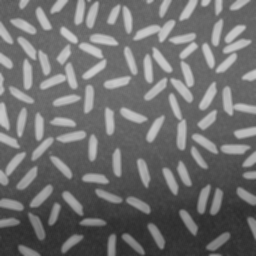
#> input picture Assignment1/rice.png, 256 x 256 px
$ python EdgeDetection.py   (older library calls are emulated)
#> lines starting #> are read from the running program, lines starting #| are printed output that depends on the picture
### Assignment1/Codes/Sharpening.py
import cv2
import matplotlib.pyplot as plt
import numpy as np
# Sharpen the rice.png:

img_path = "../rice.png"
img = cv2.imread(img_path)
#> img is the input picture: shape (256, 256, 3); min 44, max 204, mean 111.2

# Convert image to grayscale
img_gray = cv2.cvtColor(img, cv2.COLOR_BGR2GRAY)
height, width = img_gray.shape
#> height = 256; width = 256

# Created Blurred image using 7x7 Box, and make new copy
img_blur_box = cv2.blur(img_gray, (9,9))
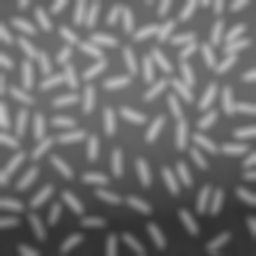
#> img_blur_box: shape (256, 256); min 48, max 196, mean 111.2

# Create Blurred image using 7x7 Gaussian
img_blur_gaus = cv2.GaussianBlur(img_gray, (9,9), 0)

#1. Details (D) = original (I) - blurred (B)
# Replace each pixel
details_box = img_gray - img_blur_box
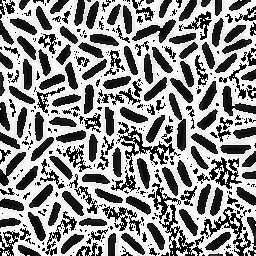
#> details_box: shape (256, 256); min 0, max 255, mean 144.1
details_gaus = img_gray - img_blur_gaus
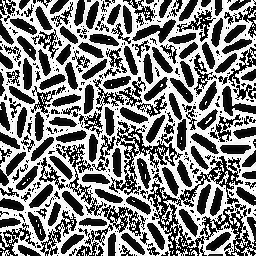
#> details_gaus: shape (256, 256); min 0, max 255, mean 129.1

#2. Sharpened(S) = original (I) + details(D)
# Replace each pixel
sharp_box = img_gray + details_box
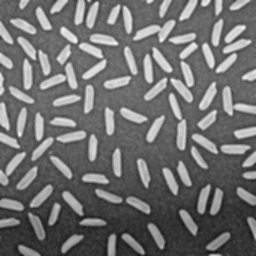
#> sharp_box: shape (256, 256); min 20, max 249, mean 111.3
sharp_gaus = img_gray + details_gaus

# Display
plt.subplot(231), plt.imshow(img_blur_box, cmap='gray')
plt.title("Box Blurred"), plt.xticks([]), plt.yticks([])
plt.subplot(232), plt.imshow(details_box, cmap='gray')
plt.title("Details-Box"), plt.xticks([]), plt.yticks([])
plt.subplot(233), plt.imshow(sharp_box, cmap='gray')
plt.title("Sharpened-Box"), plt.xticks([]), plt.yticks([])

plt.subplot(234), plt.imshow(img_blur_gaus, cmap='gray')
plt.title("Gaussian Blurred"), plt.xticks([]), plt.yticks([])
plt.subplot(235), plt.imshow(details_gaus, cmap='gray')
plt.title("Details-Gaussian"), plt.xticks([]), plt.yticks([])
plt.subplot(236), plt.imshow(sharp_gaus, cmap='gray')
plt.title("Sharpened-Gaussian"), plt.xticks([]), plt.yticks([])
plt.show()

### Assignment1/Codes/EdgeDetection.py
import cv2
import matplotlib.pyplot as plt
import numpy as np
from Sharpening import *

kernel = np.ones((5, 5), np.float32)/(5*5)
# Applying intensity channels
I_x = cv2.Sobel(img_gray, cv2.CV_64F, 1, 0, ksize=5)
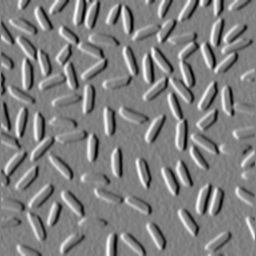
#> I_x: shape (256, 256) float64; min -3433, max 3375, mean -7.6; drawn with min black and max white
I_y = cv2.Sobel(img_gray, cv2.CV_64F, 0, 1, ksize=5)
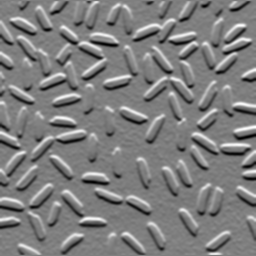
#> I_y: shape (256, 256) float64; min -3389, max 3400, mean -31.8; drawn with min black and max white

I_x_sharp = cv2.Sobel(sharp_box, cv2.CV_64F, 1, 0, ksize=5)
I_y_sharp = cv2.Sobel(sharp_gaus, cv2.CV_64F, 0, 1, ksize=5)

plt.figure(figsize=(10, 3))
plt.subplot(121), plt.imshow(I_x, cmap='gray')
plt.title("X-axis Edge Detection"), plt.xticks([]), plt.yticks([])
plt.subplot(122), plt.imshow(I_x_sharp, cmap='gray')
plt.title('X-axis Edge detection (S)'), plt.xticks([]), plt.yticks([])

plt.figure(figsize=(10, 3))
plt.subplot(121), plt.imshow(I_y, cmap='gray')
plt.title("Y-axis Edge Detection"), plt.xticks([]), plt.yticks([])
plt.subplot(122), plt.imshow(I_y_sharp, cmap='gray')
plt.title('Y-axis Edge detection (S)'), plt.xticks([]), plt.yticks([])

plt.show()

$ run again, with Assignment1/Circles.png copied over Assignment1/rice.png
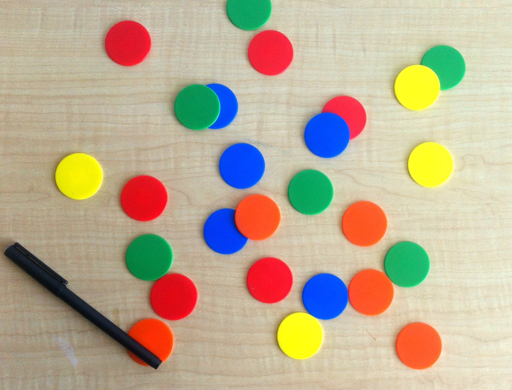
#> input picture Assignment1/Circles.png, 512 x 390 px
#> img is the input picture: shape (390, 512, 3); mean B, G, R 147.7, 172.8, 188
#> `sharp_box = img_gray + details_box`:
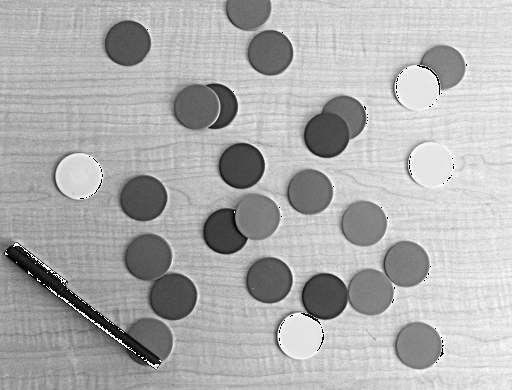
#> sharp_box: shape (390, 512); min 0, max 255, mean 174.7
#> `I_x_sharp = cv2.Sobel(sharp_box, cv2.CV_64F, 1, 0, ksize=5)`:
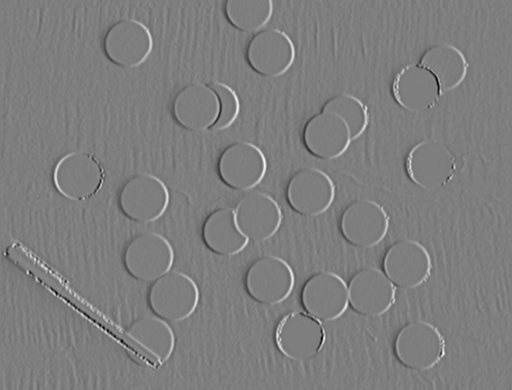
#> I_x_sharp: shape (390, 512) float64; min -10063, max 10238, mean 15.6; drawn with min black and max white
